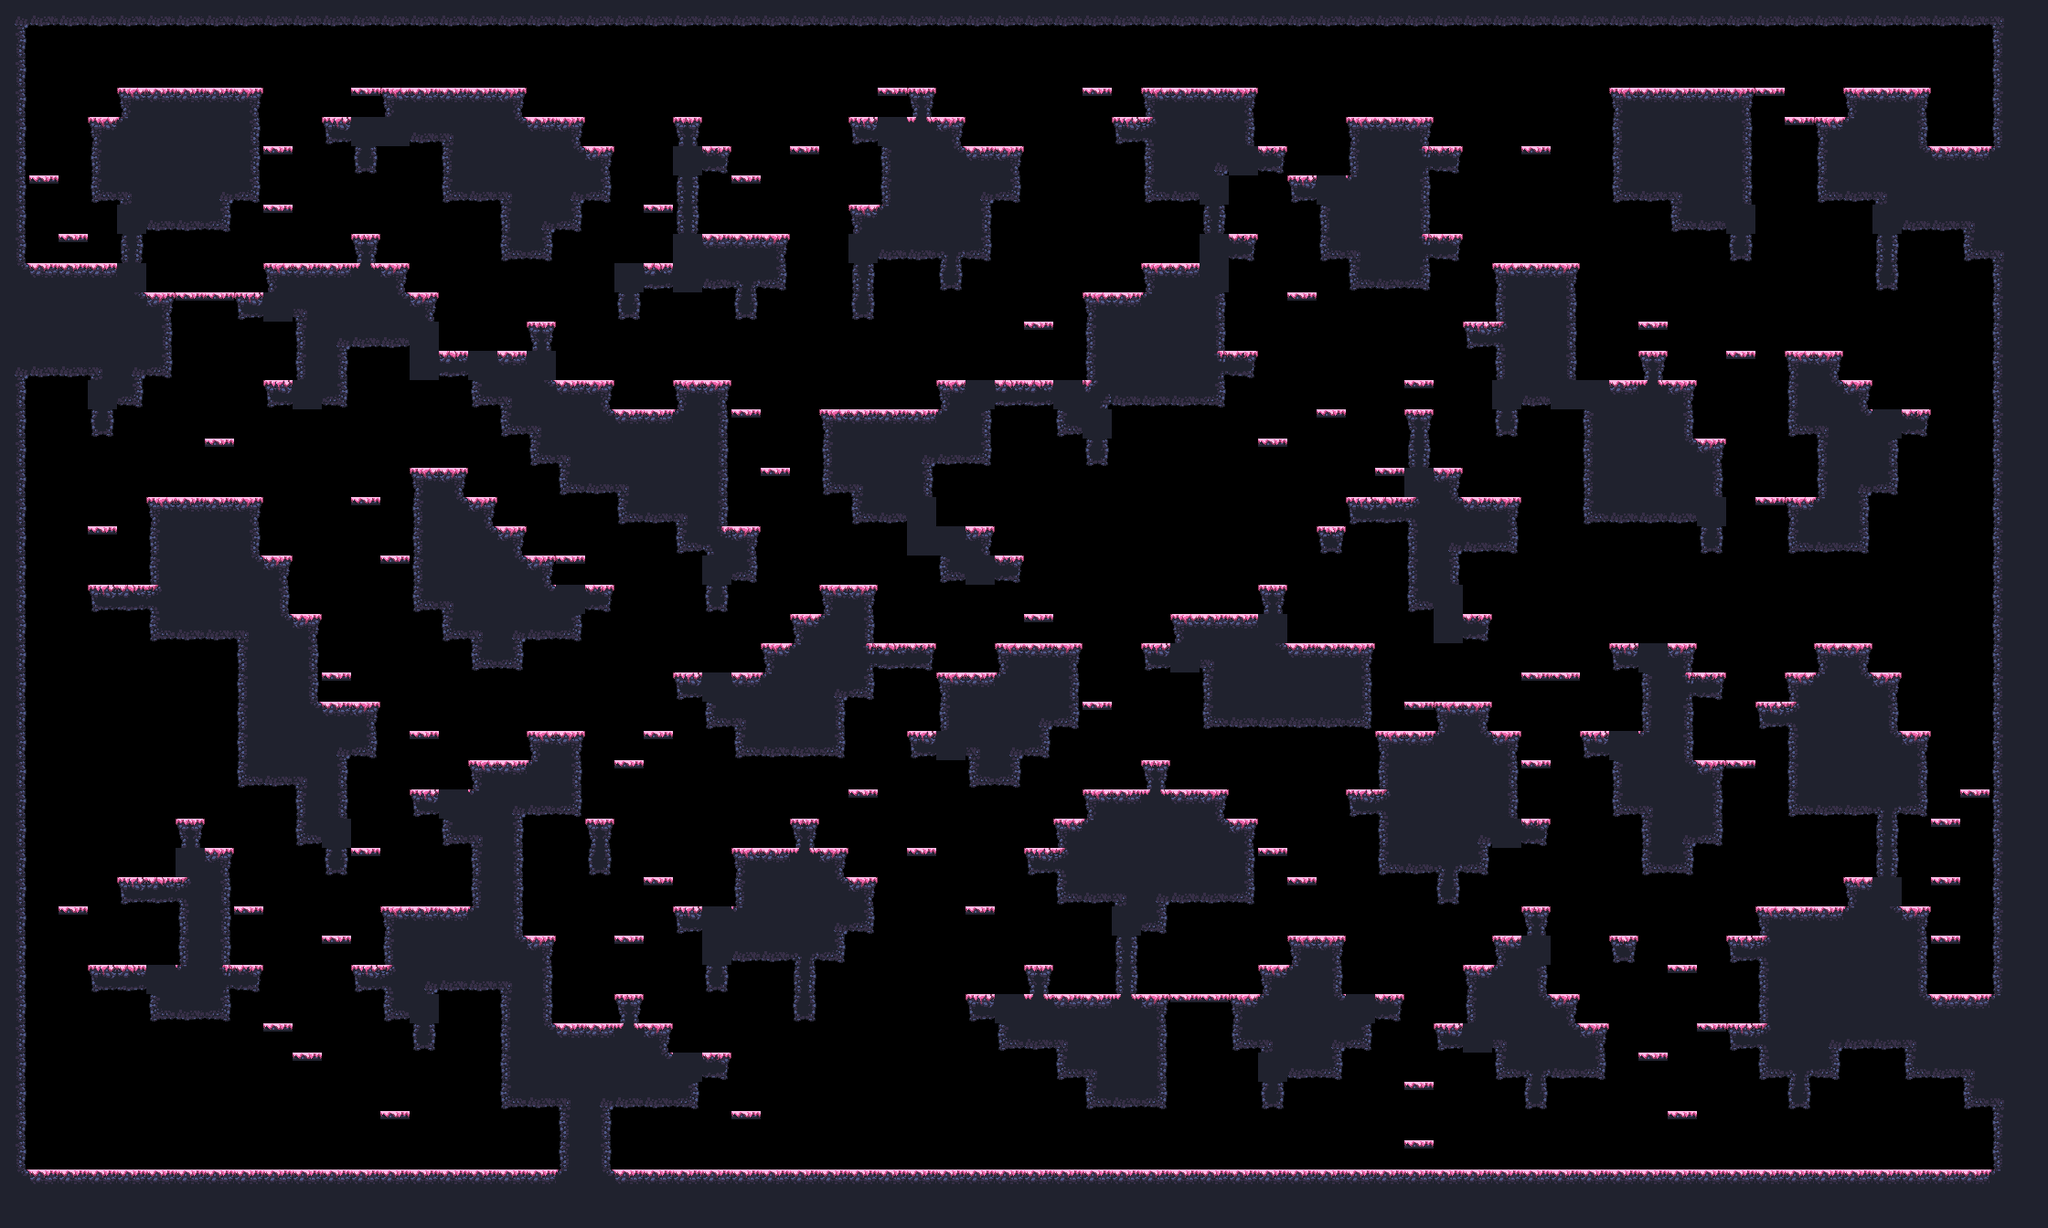

A level layout from a 2D game, rendered from its tile map. Below: a short description, then the map file with tile-grid data replaced by summaries:
An orthogonal 70x42 tile map with 32x32 px tiles, 1 tile layer (main) and 17 objects (9x spawn, spawnPlayer0, spawnCrown0, spawnPlayer1, spawnCrown1, ...).

<map compressionlevel="0" height="42" infinite="0" nextlayerid="3" nextobjectid="4" orientation="orthogonal" renderorder="right-down" tiledversion="1.3.2" tileheight="32" tilewidth="32" version="1.2" width="70">
 <tileset firstgid="1" source="forest_spring_tile_set.tsx" />
 <layer height="42" id="1" name="main" width="70">
  <data>[2940 cells, 1315 non-empty, 27 distinct tile ids]</data>
 </layer>
 <objectgroup id="2" name="objects"><object id="1" name="spawnPlayer0" x="384" y="80.0" /><object id="2" name="spawnCrown0" x="96" y="80.0" /><object id="3" name="spawnPlayer1" x="2048" y="368.0" /><object id="4" name="spawnCrown1" x="2016" y="336.0" /><object id="5" name="spawnPlayer2" x="64" y="1232.0" /><object id="6" name="spawnCrown2" x="96" y="1232.0" /><object id="7" name="spawnPlayer3" x="2112" y="1232.0" /><object id="8" name="spawnCrown3" x="2080" y="1232.0" /><object id="9" name="spawn" x="480" y="464.0" /><object id="10" name="spawn" x="1760" y="368.0" /><object id="11" name="spawn" x="1504" y="1232.0" /><object id="12" name="spawn" x="1504" y="1232.0" /><object id="13" name="spawn" x="1632" y="1232.0" /><object id="14" name="spawn" x="928" y="1232.0" /><object id="15" name="spawn" x="1312" y="624.0" /><object id="16" name="spawn" x="1536" y="80.0" /><object id="17" name="spawn" x="1920" y="720.0" /></objectgroup></map>
